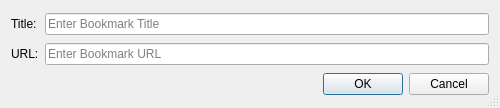
<?xml version="1.0" encoding="UTF-8"?>
<ui version="4.0">
 <class>HelpBookmarkPropertiesDialog</class>
 <widget class="QDialog" name="HelpBookmarkPropertiesDialog">
  <property name="geometry">
   <rect>
    <x>0</x>
    <y>0</y>
    <width>500</width>
    <height>108</height>
   </rect>
  </property>
  <property name="windowTitle">
   <string>Bookmark</string>
  </property>
  <property name="sizeGripEnabled">
   <bool>true</bool>
  </property>
  <layout class="QGridLayout" name="gridLayout">
   <item row="0" column="0">
    <widget class="QLabel" name="label">
     <property name="text">
      <string>Title:</string>
     </property>
    </widget>
   </item>
   <item row="0" column="1">
    <widget class="QLineEdit" name="titleEdit">
     <property name="toolTip">
      <string>Enter the title for the bookmark</string>
     </property>
     <property name="placeholderText">
      <string>Enter Bookmark Title</string>
     </property>
     <property name="clearButtonEnabled">
      <bool>true</bool>
     </property>
    </widget>
   </item>
   <item row="1" column="0">
    <widget class="QLabel" name="label_2">
     <property name="text">
      <string>URL:</string>
     </property>
    </widget>
   </item>
   <item row="1" column="1">
    <widget class="QLineEdit" name="urlEdit">
     <property name="toolTip">
      <string>Enter the URL for the bookmark</string>
     </property>
     <property name="placeholderText">
      <string>Enter Bookmark URL</string>
     </property>
     <property name="clearButtonEnabled">
      <bool>true</bool>
     </property>
    </widget>
   </item>
   <item row="2" column="0" colspan="2">
    <widget class="QDialogButtonBox" name="buttonBox">
     <property name="orientation">
      <enum>Qt::Horizontal</enum>
     </property>
     <property name="standardButtons">
      <set>QDialogButtonBox::Cancel|QDialogButtonBox::Ok</set>
     </property>
    </widget>
   </item>
  </layout>
 </widget>
 <resources/>
 <connections>
  <connection>
   <sender>buttonBox</sender>
   <signal>accepted()</signal>
   <receiver>HelpBookmarkPropertiesDialog</receiver>
   <slot>accept()</slot>
   <hints>
    <hint type="sourcelabel">
     <x>248</x>
     <y>254</y>
    </hint>
    <hint type="destinationlabel">
     <x>157</x>
     <y>274</y>
    </hint>
   </hints>
  </connection>
  <connection>
   <sender>buttonBox</sender>
   <signal>rejected()</signal>
   <receiver>HelpBookmarkPropertiesDialog</receiver>
   <slot>reject()</slot>
   <hints>
    <hint type="sourcelabel">
     <x>316</x>
     <y>260</y>
    </hint>
    <hint type="destinationlabel">
     <x>286</x>
     <y>274</y>
    </hint>
   </hints>
  </connection>
 </connections>
</ui>
